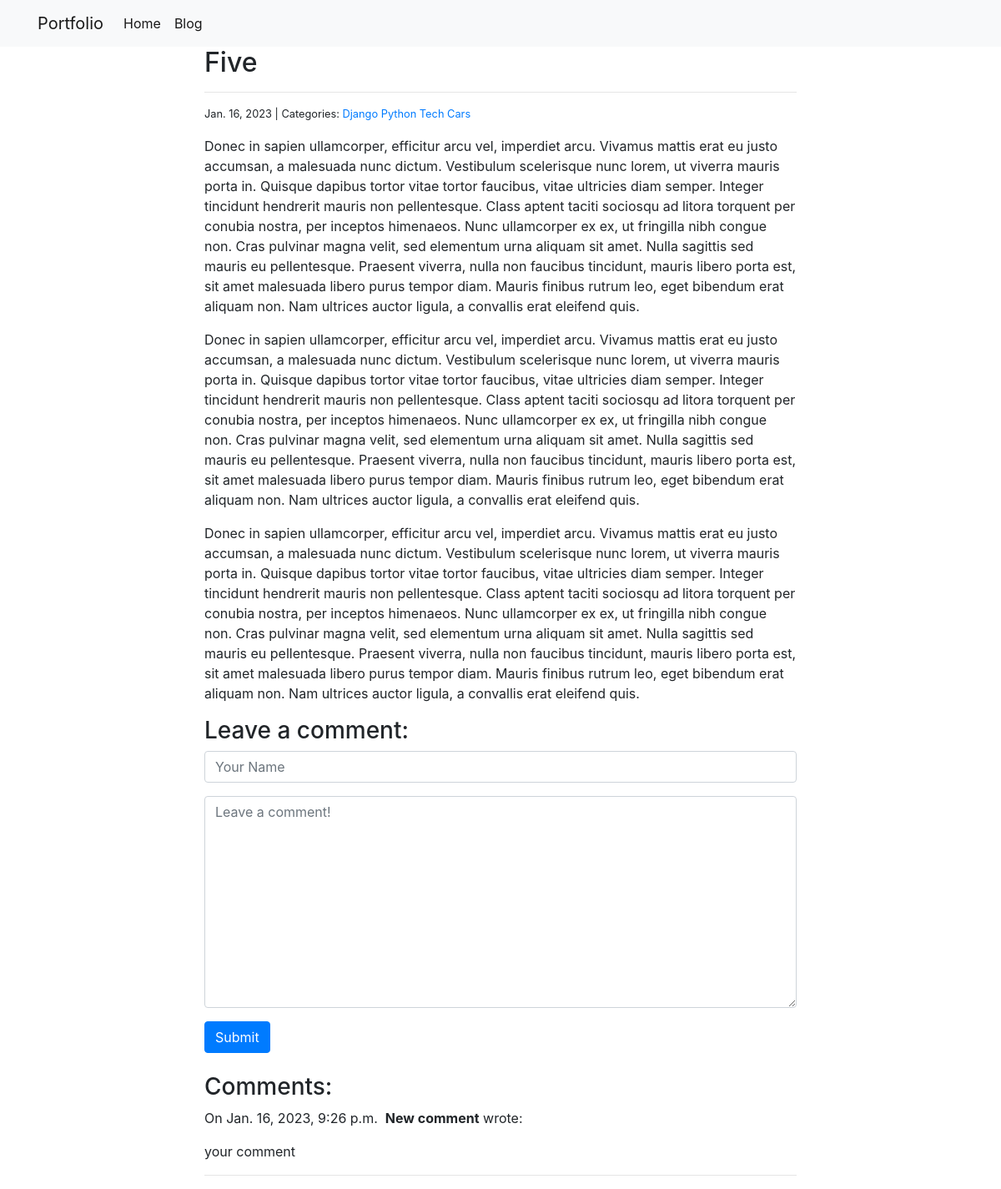
/blog/18/, run on the app's committed database.
### blog/models.py (models this page shows, shortened)
class Posts(models.Model):
    title = models.CharField(max_length=200)
    text = models.TextField()
    created = models.DateField(auto_now_add=True)
    last_update = models.DateField(auto_now=True)
    category = models.ManyToManyField('Category', related_name='posts')
    class Meta:
        verbose_name_plural = "posts"

class Category(models.Model):
    name = models.CharField(max_length=25)
    class Meta:
        verbose_name_plural = "categories"

class Comments(models.Model):
    author = models.CharField(max_length=60)
    text = models.TextField()
    created = models.DateTimeField(auto_now_add=True)
    post = models.ForeignKey('Posts', on_delete=models.CASCADE)
    class Meta:
        verbose_name_plural = "comments"

### blog/views.py (the view, shortened to what this page needs)
# urls.py: path("<int:pk>/", blog_detail, name="blog_detail"),
def blog_detail(request, pk):
    post = Posts.objects.get(pk=pk)
    form = CommentForm()
    comments = Comments.objects.filter(post=post.pk)
    context = {
        'post': post,
        'comments': comments,
        "form": form,
    }
    return render(request, 'blog/blog_detail.html', context)

### blog/forms.py
class CommentForm(forms.Form):
    author = forms.CharField(
        max_length=60,
        widget=forms.TextInput(attrs={
            "class": "form-control",
            "placeholder": "Your Name"
        })
    )
    text = forms.CharField(widget=forms.Textarea(
        attrs={
            "class": "form-control",
            "placeholder": "Leave a comment!"
        })
    )

### blog/templates/blog/blog_detail.html (shortened to what this page needs)
{% extends 'portfolio/base.html' %}
{% block content %}
<div class="col-md-8 offset-md-2">
    <h2>{{ post.title }}</h2>
    <hr>
        <small>
            <p>{{ post.last_update }} |
                Categories:
                   {% for category in post.category.all %}
                         <a href="{% url 'blog:blog_category' category.name %}">{{ category.name }} </a>
                    {% endfor %}
            </p>
        </small>
        <p>{{ post.text | linebreaks }}</p>
        <h3>Leave a comment: </h3>
        <form action="/blog/{{ post.pk }}/" method="post">
            <div class="form-group">
                {{ form.author }}
            </div>
            <div class="form-group">
                {{ form.text }}
            </div>
            <button type="submit" class="btn btn-primary">Submit</button>
        </form>
        {% if comments %}
        <br>
        <h3>Comments:</h3>
        <p>
            {% for comment in comments %}
               On {{ comment.created }}&nbsp;
                <b>{{ comment.author }}</b> wrote:
         </p>
         <p>{{ comment.text }}</p>
        <hr>
            {% endfor %}
        {% endif %}
</div>
{% endblock %}

### data on the page
Posts: title "Five", last_update "Jan. 16, 2023", text "Donec in sapien ullamcorper, efficitur arcu vel, imperdiet arcu. Vivamus mattis erat eu justo accumsan, a malesuada nunc dictum. Vestibulum scelerisque nunc lorem, ut viverra mauris porta in. Quisque dapibus tortor vitae tortor faucibus, vitae ultricies diam semper. Integer tincidunt hendrerit mauris non pellentesque. Class aptent taciti sociosqu ad litora torquent per conubia nostra, per inceptos himenaeos. Nunc ullamcorper ex ex, ut fringilla nibh congue non. Cras pulvinar magna velit, sed elementum urna aliquam sit amet. Nulla sagittis sed mauris eu pellentesque. Praesent viverra, nulla non faucibus tincidunt, mauris libero porta est, sit amet malesuada libero purus tempor diam. Mauris…"
Category: name "Django"
Category: name "Python"
Category: name "Tech"
Category: name "Cars"
Comments: created "Jan. 16, 2023, 9:26 p.m.", author "New comment", text "your comment"
